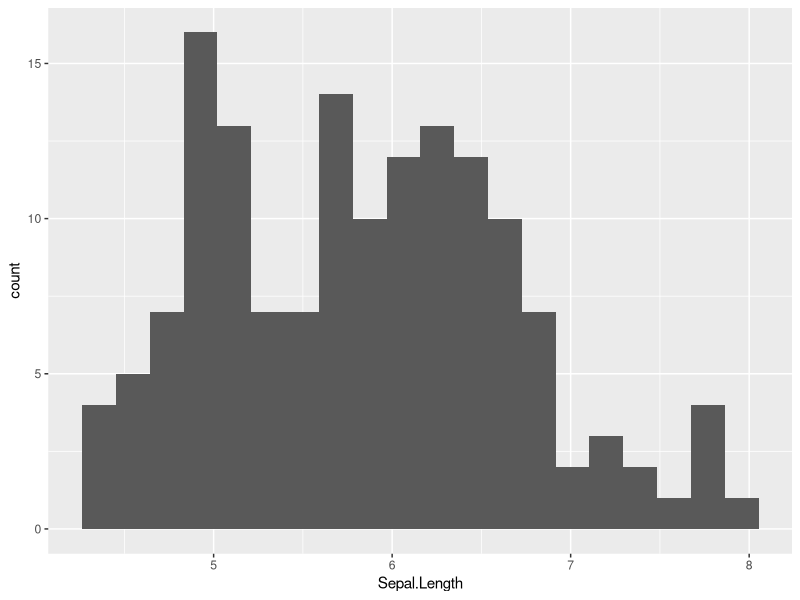
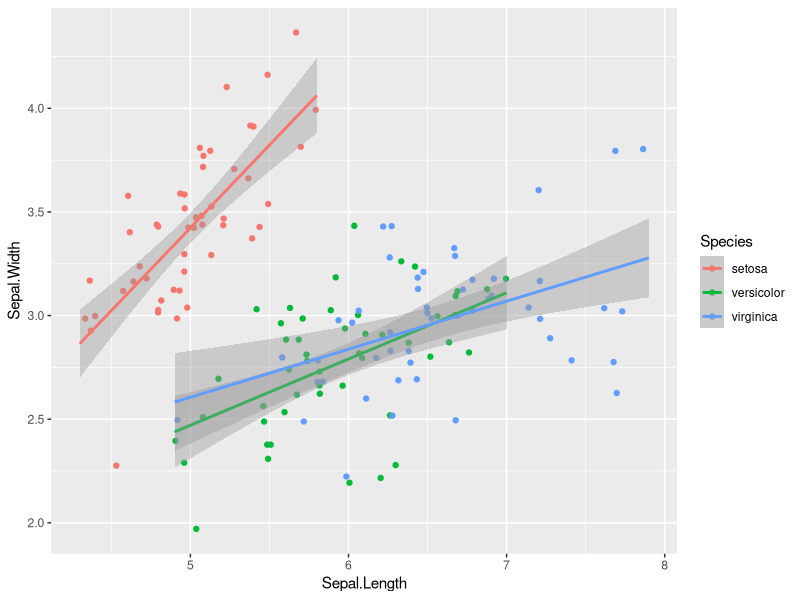
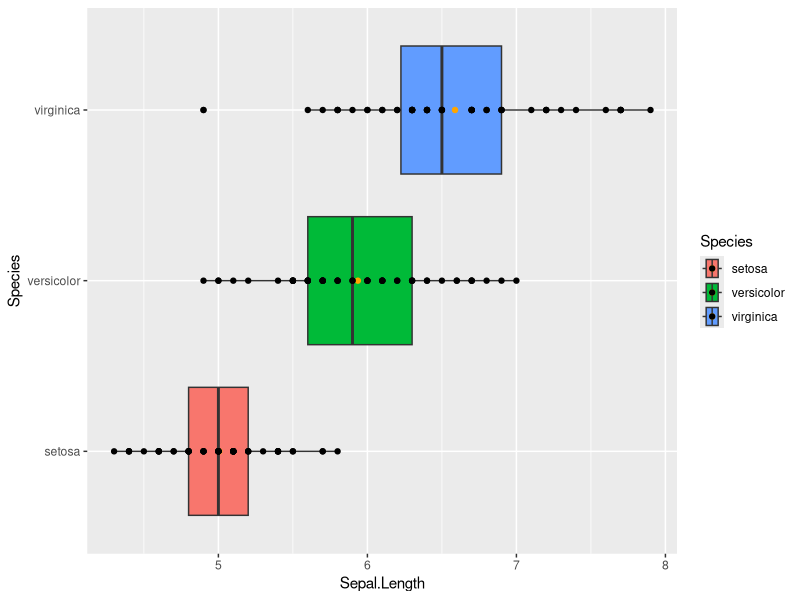

The R source for these figures, in order:
## ---- chunk 1
knitr::opts_chunk$set(echo = TRUE)
library(tidyverse)
## ---- chunk 2
head(iris)
## ---- chunk 3
ggplot(iris,aes(x = Sepal.Length)) +
  geom_histogram(bins = 20)
## ---- chunk 4
ggplot(iris, aes(x = Sepal.Length, y = Sepal.Width, color = Species)) +
  geom_jitter() +
  stat_smooth(method = 'lm')
## ---- chunk 5
ggplot(iris, aes(x = Sepal.Length, y = Species, fill = Species)) +
  geom_boxplot() +
  stat_summary(fun = mean, geom="point",color = 'orange') +
  geom_point()
